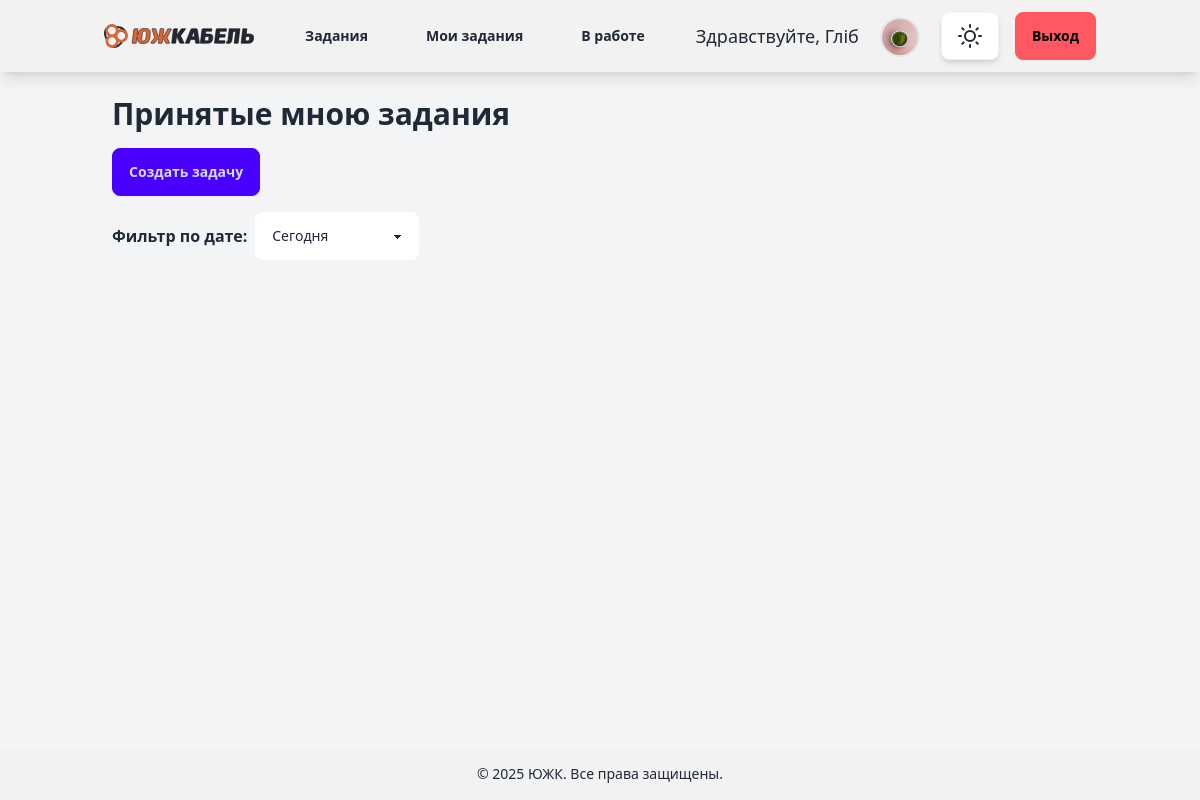
/ticket_list_accepted_by (signed in), run on an earlier commit of the app's database.
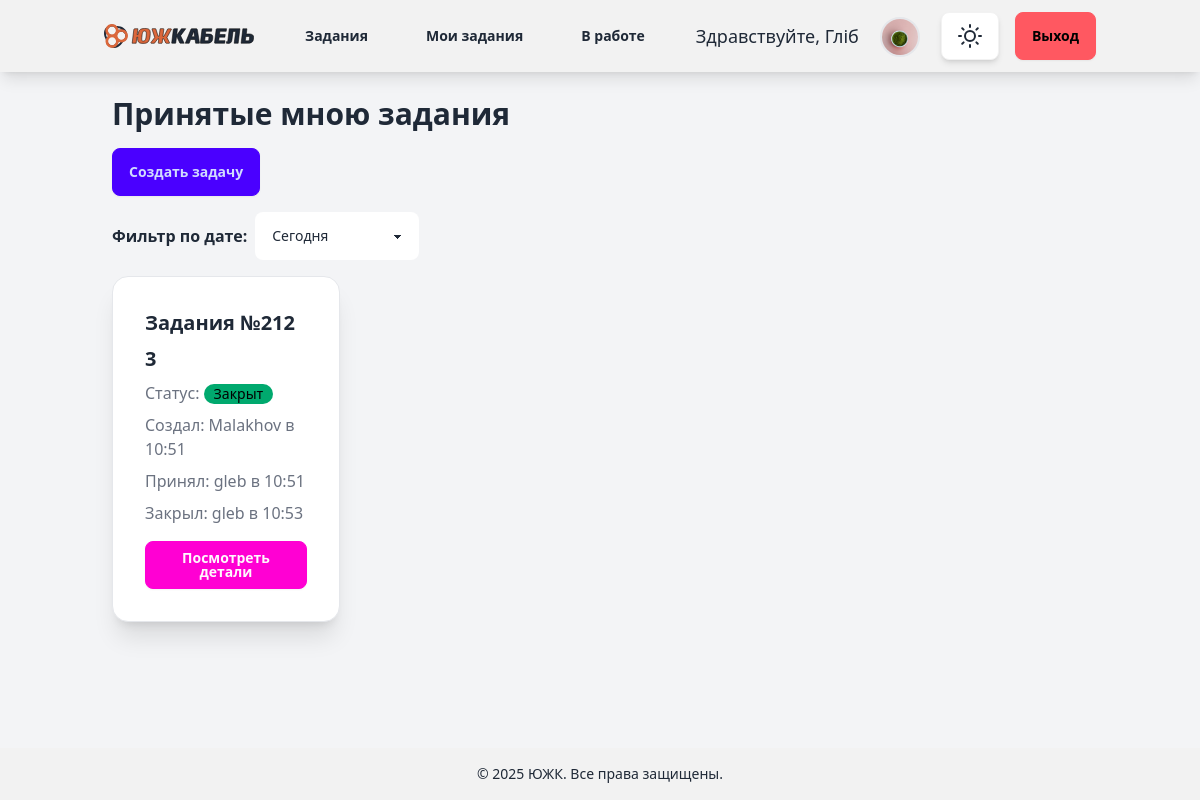
And on a later commit of the database.
### tickets/models.py (models this page shows, shortened)
class Ticket(models.Model):
    STATUS_CHOICES = [
        ('open', 'Open'),
        ('in_progress', 'In Progress'),
        ('closed', 'Closed'),
    ]
    title = models.CharField(max_length=200)
    description = models.TextField()
    status = models.CharField(max_length=20, choices=STATUS_CHOICES, default='open')
    created_by = models.ForeignKey(CustomUser, on_delete=models.CASCADE, related_name='tickets_created')
    accepted_by = models.ForeignKey(CustomUser, on_delete=models.CASCADE, related_name='tickets_accepted', null=True,
                                    blank=True)
    department = models.ForeignKey(Department, on_delete=models.CASCADE, related_name='tickets', null=True, blank=True)
    position = models.ForeignKey(Position, on_delete=models.CASCADE, related_name='tickets', null=True, blank=True)
    old_department = models.ForeignKey(Department, on_delete=models.SET_NULL, related_name='old_department', null=True, blank=True)
    old_position = models.ForeignKey(Position, on_delete=models.SET_NULL, related_name='old_position', null=True, blank=True)
    attachment = models.FileField(upload_to='tickets/', null=True, blank=True)
    created_at = models.DateTimeField(auto_now_add=True)
    accepted_at = models.DateTimeField(null=True, blank=True)
    closed_at = models.DateTimeField(null=True, blank=True)
    updated_at = models.DateTimeField(auto_now=True)
    completion_comment = models.TextField(null=True, blank=True)

### account/models.py (models this page shows)
class CustomUser(AbstractUser):
    department = models.ForeignKey(Department, on_delete=models.SET_NULL, null=True, blank=True)
    position = models.ForeignKey(Position, on_delete=models.SET_NULL, null=True, blank=True, related_name="users")

### tickets/views.py (the view)
# urls.py: path('ticket_list_accepted_by', views.ticket_list_accepted_by, name='ticket_list_accepted_by'),
@login_required
def ticket_list_accepted_by(request):
    user = request.user
    time_filter = request.GET.get('time_filter', 'today')  # Default to 'today'
    tickets = Ticket.objects.filter(accepted_by=request.user)
    if time_filter == 'today':
        tickets = tickets.filter(created_at__date=timezone.now().date())
    elif time_filter == 'week':
        start_of_week = timezone.now() - timedelta(days=timezone.now().weekday())
        tickets = tickets.filter(created_at__gte=start_of_week)
    elif time_filter == 'month':
        tickets = tickets.filter(created_at__year=timezone.now().year,
                                 created_at__month=timezone.now().month)
    chat = Chat.objects.filter(
        Q(ticket__accepted_by=user) | Q(ticket__created_by=user), is_active=True
    ).first()
    chat_id = chat.ticket.id if chat else None
    return render(request, 'tickets/my_accepted_ticket_list.html', {
        'tickets': tickets,
        'chat_id': chat_id
    })

### templates/tickets/my_accepted_ticket_list.html (shortened to what this page needs)
{% extends "blog/base.html" %}
{% block content1 %}
<div class="container mx-auto p-6">
    <h2 class="text-3xl font-bold mb-4">Принятые мною задания</h2>
    <a href="{% url 'tickets:create_ticket' %}" class="btn btn-primary mb-4">Создать задачу</a>
    <form method="get" class="mb-4">
        <div class="flex gap-2 items-center">
            <label class="font-semibold">Фильтр по дате:</label>
            <select name="time_filter" class="select select-bordered" onchange="this.form.submit()">
                <option value="today" {% if request.GET.time_filter == "today" %}selected{% endif %}>Сегодня</option>
            </select>
        </div>
    </form>
    <div id="ticket-container" class="transition-all duration-300 w-full lg:w-3/4 pr-4">
        <div class="grid grid-cols-1 md:grid-cols-2 lg:grid-cols-3 gap-4">
            {% for ticket in tickets %}
            <div class="card bg-base-100 shadow-xl border border-gray-200" data-ticket-id="{{ ticket.id }}">
                <div class="card-body">
                    <h2 class="card-title text-xl font-semibold">Задания №{{ ticket.id }}</h2>
                    <h3 class="card-title text-xl font-semibold">{{ ticket.title }}</h3>
                    <p class="text-gray-500">Статус:
                        <span class="badge
                            {% if ticket.status == 'open' %}badge-error
                            {% elif ticket.status == 'in_progress' %}badge-warning
                            {% else %}badge-success
                            {% endif %}">
                            {% if ticket.status == 'open' %}Открыт
                            {% elif ticket.status == 'in_progress' %}В процессе
                            {% else %}Закрыт
                            {% endif %}
                        </span>
                    </p>
                    <p class="text-gray-500">Создал:
                        {{ ticket.created_by.username }} в {{ ticket.created_at|date:"H:i" }}
                    </p>
                    <p class="text-gray-500">Принял:
                        {% if ticket.accepted_by %}
                            {{ ticket.accepted_by.username }} в {{ ticket.accepted_at|date:"H:i" }}
                        {% else %}
                            {{ ticket.accepted_by.username|default:"На данный момент не принята" }}
                        {% endif %}
                    </p>
                    <p class="text-gray-500">
                        {% if ticket.closed_at %}
                                Закрыл: {{ ticket.accepted_by.username }} в {{ ticket.closed_at|date:"H:i" }}
                        {% endif %}
                    </p>
                    <a href="{% url 'tickets:ticket_detail' ticket.id %}" class="btn btn-secondary mt-2">Посмотреть детали</a>
                </div>
            </div>
            {% endfor %}
        </div>
    </div>
</div>
{% endblock %}

What changed in the data, as far as the page shows it:
added Ticket: id "212", title "3", status "Закрыт", created_by.username "Malakhov", created_at "10:51", accepted_by.username "gleb", accepted_at "10:51", closed_at "10:53"
